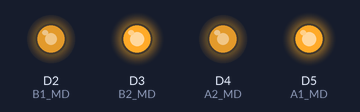
Simulated run of this sketch. Board: Arduino Nano 33 BLE. On the bench: output pins drawn as LEDs (lit = HIGH).

Above: at 0.05 s.
At 10.0 s:
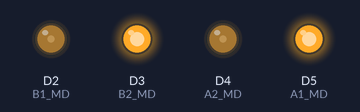
Timing chart, 0 to 11.5 s (numbered marks = the images above):
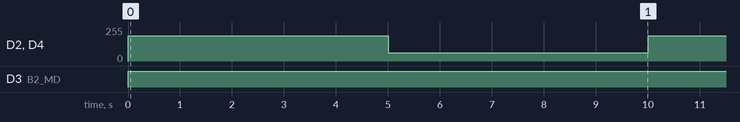

Measured:
- by itself, D2 (B1_MD), D4 (A2_MD): alternates 191/255 for 5.0 s and 63/255 for 5.0 s
- by itself, D3 (B2_MD): LOW → HIGH at 0.00 s

The sketch:

task3.ino
```cpp
#include "Arduino_BMI270_BMM150.h"

int A1_MD = 5;       // Set the pin numbers for the h-bridge driver motor
int A2_MD = 4;
int B1_MD = 2;
int B2_MD = 3;
int duty_cycle = 195;     // Set duty cycle value for PWM: 0 (always on), 255(always off)


void setup() {
  pinMode(A1_MD, OUTPUT);     // Set the h-bridge driver pins as outputs
  pinMode(A2_MD, OUTPUT);
  pinMode(B1_MD, OUTPUT);
  pinMode(B2_MD, OUTPUT);

  if(!IMU.begin()){
    while(1);
  }
}

void loop() {

    //25% power for 5s
    duty_cycle = 191;
    digitalWrite(A1_MD, HIGH);
    analogWrite(A2_MD, duty_cycle);
    analogWrite(B1_MD, duty_cycle);
    digitalWrite(B2_MD, HIGH);
    delay(5000);

    //75% power for 5s
    duty_cycle = 63;
    digitalWrite(A1_MD, HIGH);
    analogWrite(A2_MD, duty_cycle);
    analogWrite(B1_MD, duty_cycle);
    digitalWrite(B2_MD, HIGH);
    delay(5000);
}
```
